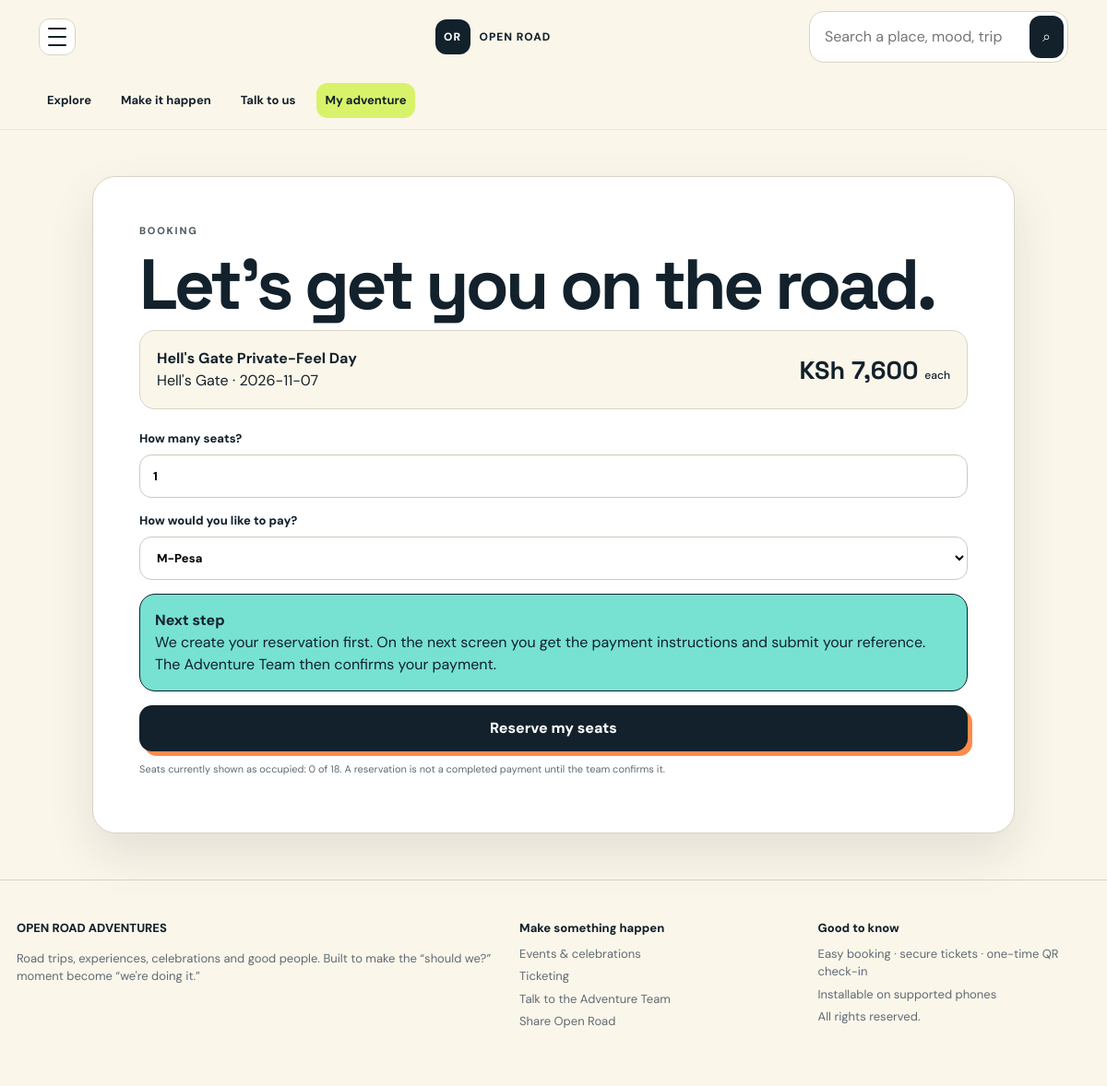
/book/hells-gate-premium (signed in), run on the app's committed database.
### tables this page shows
CREATE TABLE trips (
 id INTEGER PRIMARY KEY AUTOINCREMENT, slug TEXT UNIQUE NOT NULL, title TEXT NOT NULL,
 destination TEXT NOT NULL, description TEXT NOT NULL, date TEXT NOT NULL, price INTEGER NOT NULL,
 capacity INTEGER NOT NULL, pickup TEXT NOT NULL, itinerary TEXT NOT NULL, included TEXT NOT NULL,
 excluded TEXT NOT NULL, cover_image TEXT NOT NULL, gallery TEXT DEFAULT '', status TEXT NOT NULL DEFAULT 'published',
 created_at TEXT NOT NULL
);

### app/routes.py (the view, shortened to what this page needs)
@bp.route('/book/<slug>',methods=['GET','POST'])
def book(slug):
    if not session.get('user_id'):
        session['next_url']=request.path
        return redirect(url_for('public.register', next=request.path))
    db=get_db(); t=db.execute("SELECT * FROM trips WHERE slug=? AND status='published'",(slug,)).fetchone()
    if not t: abort(404)
    sold=db.execute("SELECT COALESCE(SUM(quantity),0) n FROM bookings WHERE trip_id=? AND payment_status!='cancelled'",(t['id'],)).fetchone()['n']
    return render_template('book.html',trip=t,sold=sold)

### app/db.py (called while the page is built)
def get_db():
    if 'db' not in g:
        g.db = sqlite3.connect(current_app.config['DATABASE_PATH'], timeout=30)
        g.db.row_factory = sqlite3.Row
        g.db.execute('PRAGMA foreign_keys=ON')
        g.db.execute('PRAGMA journal_mode=WAL')
        g.db.execute('PRAGMA busy_timeout=30000')
    return g.db

### app/routes.py (called while the page is built)
def log_visit():
    if request.path.startswith('/static/') or request.path.startswith('/media/') or request.path.startswith('/api/'):
        return
    key=request.cookies.get('visitor_key') or secrets.token_urlsafe(16)
    db=get_db(); db.execute('INSERT INTO visits(visitor_key,path,created_at) VALUES(?,?,?)',(key,request.path,now())); db.commit(); request._visitor_key=key

@bp.before_request
def before(): log_visit()

@bp.after_request
def visitor_cookie(response):
    key=getattr(request,'_visitor_key',None)
    if key and not request.cookies.get('visitor_key'):
        response.set_cookie('visitor_key',key,max_age=31536000,httponly=True,samesite='Lax',secure=request.is_secure)
    return response

@bp.before_request
def _ensure_stuff_session():
    uid = session.get('user_id')
    if session.get('_stuff_user_id') != uid:
        session.pop('stuff_unlocked', None)
        session['_stuff_user_id'] = uid

### app/security.py (called while the page is built)
def now():
    return datetime.now(timezone.utc).replace(microsecond=0).isoformat()

### app/templates/book.html
{% extends 'base.html' %}{% block content %}<section class="form-page"><div class="form-card wide"><div class="eyebrow">BOOKING</div><h1>Let's get you on the road.</h1><div class="booking-head"><div><b>{{ trip.title }}</b><span>{{ trip.destination }} · {{ trip.date }}</span></div><div class="booking-price">KSh {{ '{:,.0f}'.format(trip.price) }} <small>each</small></div></div><form method="post"><label>How many seats?<input type="number" name="quantity" min="1" max="10" value="1" required></label><label>How would you like to pay?<select name="payment_method"><option>M-Pesa</option><option>Bank / transfer</option><option>Other arranged payment</option></select></label><div class="payment-help"><b>Next step</b><span>We create your reservation first. On the next screen you get the payment instructions and submit your reference. The Adventure Team then confirms your payment.</span></div><button class="button primary full">Reserve my seats</button></form><p class="micro">Seats currently shown as occupied: {{ sold }} of {{ trip.capacity }}. A reservation is not a completed payment until the team confirms it.</p></div></section>{% endblock %}

### app/static/style.css (style rules this page uses)
:root { --ink:#12212b;--muted:#5f6b73;--cream:#fbf6ea;--paper:#fffdf7;--line:#d9d3c5;--lime:#d8f36a;--orange:#ff8b4c;--aqua:#77e1d2;--pink:#ff8fb6;--blue:#87b8ff;--shadow:0 22px 50px rgba(18,33,43,.10);--radius:24px }
* { box-sizing:border-box }
html { scroll-behavior:smooth }
body { margin:0;background:var(--cream);color:var(--ink);font-family:'DM Sans',system-ui,sans-serif;line-height:1.5 }
button,input,textarea,select { font:inherit }
.eyebrow { font-size:11px;letter-spacing:.16em;font-weight:800;text-transform:uppercase;color:#4e5a62 }
.hero-copy h1,.detail-copy h1,.trip-big-copy h1,.account-hero h1,.search-hero h1,.form-card h1,.booking-success h1 { font-family:'Space Grotesk',sans-serif;font-size:clamp(48px,6.4vw,88px);line-height:.94;letter-spacing:-.05em;margin:14px 0 }
.button { display:inline-flex;justify-content:center;align-items:center;border:0;border-radius:14px;padding:13px 18px;font-weight:800;cursor:pointer }
.button.primary { background:var(--ink);color:#fff;box-shadow:5px 5px 0 var(--orange) }
.button.full { width:100% }
.form-page { min-height:70vh;display:grid;place-items:center;padding:50px 18px }
.form-card,.booking-success { width:min(760px,100%);background:#fff;border:1px solid var(--line);border-radius:25px;padding:clamp(24px,5vw,50px);box-shadow:var(--shadow) }
.form-card.wide,.booking-success.wide { width:min(1000px,100%) }
form { display:grid;gap:15px;margin-top:22px }
label { display:grid;gap:7px;font-size:13px;font-weight:800 }
input,textarea,select { width:100%;border:1px solid #cfc9bd;border-radius:13px;padding:13px 14px;background:#fff;outline:none }
.micro { font-size:11px;color:var(--muted);line-height:1.5 }
.booking-head { display:flex;justify-content:space-between;align-items:center;background:var(--cream);border:1px solid var(--line);padding:18px;border-radius:17px }
.booking-head b,.booking-head span { display:block }
.booking-price { font:700 27px 'Space Grotesk' }
.booking-price small { font:12px 'DM Sans';font-weight:500 }
.payment-help,.payment-box { background:var(--aqua);border:1px solid var(--ink);padding:16px;border-radius:17px }
.payment-help b,.payment-help span { display:block }

### data on the page
trips: title "Hell's Gate Private-Feel Day", destination "Hell's Gate", date "2026-11-07", price "7,600", capacity "18"

### other printed values
{{ sold }} "0"
